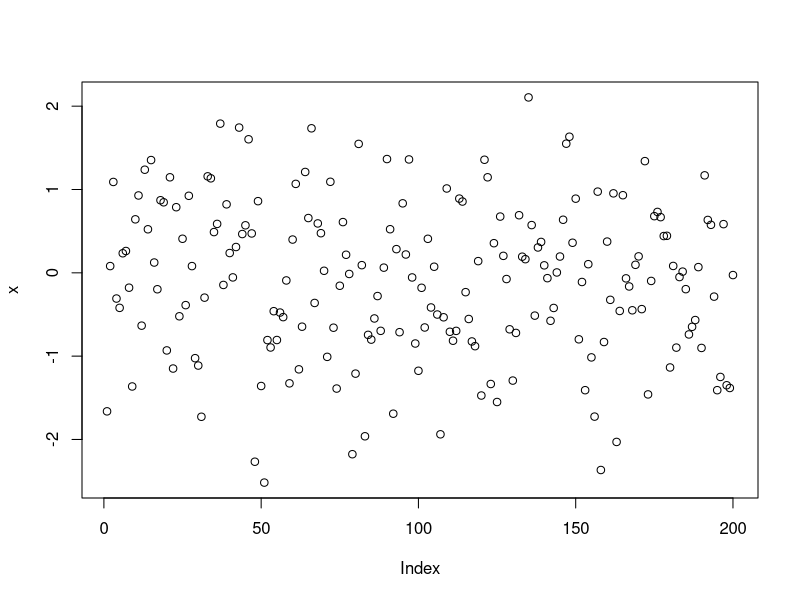

The R source for this figure: (Note: this script raises an error after producing the figure.)
## ---- chunk 1
n = 200
x = rnorm(n)
plot(x)
## ---- chunk 2
summary(x)
## ---- chunk 3
write.csv(x, 
          row.names = FALSE,
          file = "dataderived/rnorm01.csv")
## ---- chunk 4
#| echo: false
2 * 2
